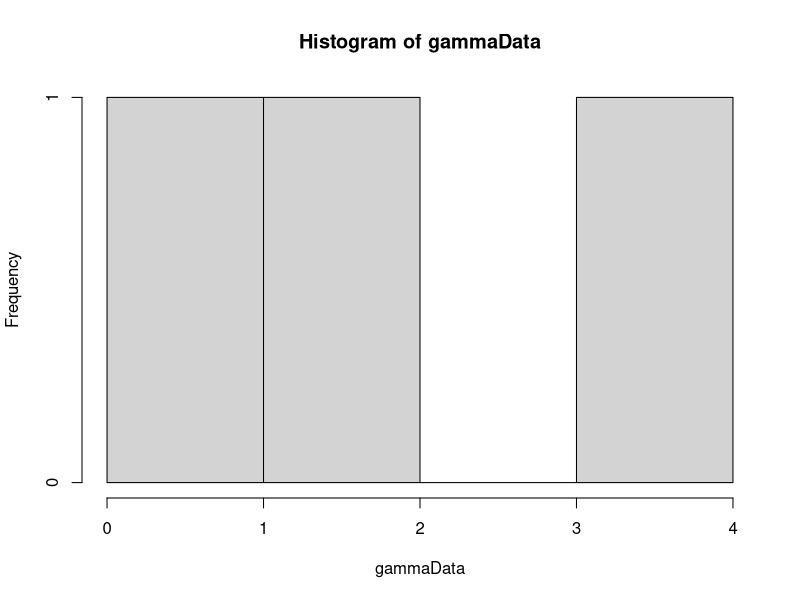

Recreate this plot in R. (Note: this script raises an error after producing the figure.)
library(MCMCpack)

#weightedUniform <- function(n, numIterations) {
#  # Generate sample of from a weighted uniform distribution
#  # 
#  # Args:
#  #   n: number of points in sample
#  #   
#  # Returns:
#  #   A vector sample
#  uCurr = runif(n)
#  alphaCurr = findAlpha(s2, uCurr)
#  uConv = rep(0, numIterations)
#  uTrace = rep(0, numIterations)
#  for(i in 1:numIterations) {
#    uProp = runif(n)
#    alphaProp = findAlpha(s2, uProp)
#    if(alphaProp != -1) {
#      proportionalProp = proportionalDensity(uProp, alphaProp)
#      proportionalCurr = proportionalDensity(uCurr, alphaCurr)
#      alphaVal = min(1, proportionalProp/proportionalCurr)
#      u = runif(1)
#      print(i)
#      if (u <= alphaVal) {
#        uCurr = uProp
#        alphaCurr = alphaProp
#      }  
#    }
#    uConv[i] = var(uCurr)
#    uTrace[i] = uCurr[1]
#  }
#  plot(uConv, type="l")
#  plot(uTrace, type="l")
#  return(uCurr)
#}
#
#proportionalDensity <- function(u, alpha) {
#  # Calculate proportional density for indepence sampling
#  # 
#  # Args:
#  #   u: A vector from an uniform distribution.
#  #   alpha: A scalar value
#  #   
#  # Returns:
#  #   A scalar value
#  
#  gammaInv = rep(0, length(u))
#  diffGammaInv = rep(0, length(u))
#  for(i in 1:length(u)) {
#    gammaInv[i] = invGammaCumulative(u[i], alpha)
#    diffGammaInv[i] = diffAlphaInvGammaCumulative(u[i], alpha)
#  }
#  return(calcWeight(gammaInv, diffGammaInv))
#}
#
#calcWeight <- function(gammaInv, diffGammaInv) {
#  # Calculate weigth for a gamma distribution
#  #
#  # Args:
#  #   gammaInv: A list of values from the inverse cumulative gamma.
#  #   diffGammaInv: A list of values from the derivative of the inverse cumulative gamma.
#  #   
#  # Returns:
#  #   A scalar value
#  weight = (1/length(gammaInv))*(sum(diffGammaInv/gammaInv)) - sum(diffGammaInv)/sum(gammaInv)
#  return(weight)
#}

calcWeight <- function(u, alpha) {
  # Calculates weight for given u and alpha.
  # 
  # Args:
  #   u: A vector.
  #   alpha: A scalar.
  #   
  # Returns:
  #   The weight value. A scalar.
  gammaInv = rep(0, length(u))
  diffGammaInv = rep(0, length(u))
  for(i in 1:length(u)) {
    gammaInv[i] = invGammaCumulative(u[i], alpha)
    diffGammaInv[i] = diffAlphaInvGammaCumulative(u[i], alpha)
  }
  pi = 1
  weight = pi/((1/length(gammaInv))*(sum(diffGammaInv/gammaInv)) - sum(diffGammaInv)/sum(gammaInv))
  return(weight)
}

getPiValue <- function() {
  if (piValue == "constant") {
    return(1)
  } else if (pivalue == "jeffrey") {
    # Return jeffrey prior
    return(1)
  }
}

calcPhi <- function(u, alpha) {
  phiPoint = rep(0, length(u))
  for(i in 1:length(u)) {
    xValue = invGammaCumulative(u[i], alpha)
    phiPoint[i] = xValue > probValue
  }
  return(sum(phiPoint)/length(u))
}

invGammaCumulative <- function(u, alpha) {
  # Finds the inverse of the cumulative gamma.
  # 
  # Args:
  #   u: Scalar value.
  #   alpha: Scalar value.
  #   
  # Returns:
  #   A scalar. The inverse value given u and alpha.
  x = 0
  stepSize = 0.1
  tolerance = 0.00001
  direction = 1
  integralValue = 0
  
  while(abs(integralValue - u) > tolerance){
    x = x + direction*stepSize
    if(x<0) {
      x = 0
      direction = 1
    }
    
    if(method == "integrate") {
      integralv = integrate(gammaDensity, 0, x)
      integralValue = integral$valuev
      print("hello")
    } else if(method == "pgamma") {
      integralv = pgamma(x, shape=alpha, scale=1)
      integralValue = integralv
      if (length(integralv)>1) {
        print(length(alpha))
      }
      #print(length(integralv))
    }
    
    
    # Going left and pass the point
    if ((u > integralValue) && (direction == -1)) {
      stepSize = stepSize/2
      direction = 1
    }
    
    # Going right and pass the point
    if ((u < integralValue) && (direction == 1)) {
      stepSize = stepSize/2
      direction = -1
    }
  }
  return(x)
}

diffAlphaInvGammaCumulative <- function(u, alpha) {
  # Derivative of gamma distribution with respect to alpha.
  # 
  # Args:
  #   u: Scalar between 0 and 1.
  #   alpha: Scalar larger than 0.
  #   
  # Returns:
  #   Scalar value. Derivative at point alpha.
  firstPoint = invGammaCumulative(u,alpha)
  secondPoint = invGammaCumulative(u, alpha + alphaHStep)
  return((secondPoint - firstPoint)/alphaHStep)
}

calcDerivateFunction <- function(u, alphaValue) {
  # Analytically find the derivative of cumulative inverse.
  # 
  # Args:
  #   u: Scalar value between 0 and 1.
  #   alphaValue: Scalar value.
  #   
  # Returns:
  #   A scalar value.
  largeFInv = invGammaCumulative(u, alphaValue)
  integralPart = integrate(integralFunction, 0, largeFInv)
  return((digamma(alphaValue)*u - integralPart$value)*gamma(alphaValue)/((largeFInv^(alphaValue - 1))*exp(-largeFInv)))
}

integralFunction <- function(y) {
  # Function to be integrated.
  return(log(y)*(y^(alphaValue - 1))*exp(-y)/gamma(alphaValue))
}

optimfindAlpha <- function() {
  if((calcValueTau2(u, alphaUpperBound) < s2) || (calcValueTau2(u, alphaLowerBound) > s2)) {
    return(-1)
  }
  return(optim(c(0.1), optimFunction, lower=alphaLowerBound, upper=alphaUpperBound, method="Brent")$par)
}

optimFunction <- function(alpha) {
  return(abs(s2-calcValueTau2(u, alpha)))
}

findAlpha <- function(s2, u) {
  # Function to calculate alpha value
  # 
  # Args:
  #   s2: Scalar value of sufficient statistic
  #   u: A vector
  #   
  # Returns:
  #   A scalar value of alpha.
  
  alphaValue = 0.1
  stepSize = 1
  direction = 1
  tolerance = 0.0001
  tau2Value = 0
  prevTau2Value = 0
  it = 0
  while(abs(s2 - tau2Value) > tolerance) {
    it = it + 1
    alphaValue = alphaValue + direction*stepSize
    if(alphaValue<=0) {
      alphaValue = 0.1
      direction = 1
    }
    prevTau2Value = tau2Value
    tau2Value = calcValueTau2(u, alphaValue)
    #print(abs(s2 - tau2Value))
    #print(direction)
    if ((s2 > tau2Value) && (direction == -1)) {
      stepSize = stepSize/2
      direction = 1
    }
    
    if ((s2 < tau2Value) && (direction == 1)) {
      stepSize = stepSize/2
      direction = -1
    }
    
    if(isAlphaOutsideValidInterval(alphaValue, direction)) {
      return(-1)
    }  
    print(stepSize)
    if(it==100) {
      return(-1)
    }
    
  }
  
  return(alphaValue)
}

isAlphaOutsideValidInterval <- function(alphaValue, direction) {
  # Function to check if the alphaValue is outside allowed interval.
  # 
  # Args:
  #   alphaValue: A scalar value
  #   direction: A scalar value. Either 1 or -1.
  #   
  # Returns:
  #   Boolean value.
  return((alphaValue < alphaLowerBound && direction == -1) || (alphaValue > alphaUpperBound && direction == 1))
}

findBeta <- function(s1, u, alphaValue) {
  # Calculates beta
  # 
  # Args:
  #   s1: Scalar value.
  #   u: Vector of values between 0 and 1.
  #   alphaValue: Scalar value.
  #   
  # Returns:
  #   A scalar value.
  largeFInv = rep(0, length(u))
  for(i in 1:length(u)) {
    largeFInv[i] = invGammaCumulative(u[i], alphaValue)
  }
  return(s1*length(u)/(sum(largeFInv)))
}

calcValueTau2 <- function(u, alphaValue) {
  largeFInv = rep(0, length(u))
  for(i in 1:length(u)) {
    largeFInv[i] = invGammaCumulative(u[i], alphaValue)
  }
  return(length(u)*((prod(largeFInv))^(1/length(u)))/sum(largeFInv))
}

calcValueTau2Method2 <- function(x) {
  return(length(x)*((prod(x))^(1/length(x)))/sum(x))
}

alpha = 2
beta = 1
hStep = 0.01
alphaHStep = 0.01
method = "pgamma"
NUM_SAMPLES = 2000
NUM_POINTS = 3
alphaUpperBound = 20
alphaLowerBound = 0.1
# Pi is used in calculation of weights
# Options are:
#   "constant"
#   "jeffrey"
#   
piValue = "constant"

# Generate data
gammaData = rgamma(NUM_POINTS, shape=alpha, scale = beta)
hist(gammaData)
# Calculation of statistics
s1 = sum(gammaData)/NUM_POINTS
s2 = NUM_POINTS*((prod(gammaData))^(1/NUM_POINTS))/sum(gammaData)

# Generation of samples
phi = rep(0, NUM_SAMPLES)
# Phi is the prob that X>probValue
probValue = 1
weightsW = rep(0, NUM_SAMPLES)
sampleIndex = 1
iterationNumber = 0
estAlpha = rep(0, NUM_SAMPLES)
estBeta = 0
while(sampleIndex <= NUM_SAMPLES) {
  u = runif(NUM_POINTS)
  estAlpha[sampleIndex] = optimfindAlpha()
  if(estAlpha[sampleIndex] != -1) {
    estBeta = findBeta(s1, u, estAlpha)
    weightsW[sampleIndex] = calcWeight(u, estAlpha[sampleIndex])
    phi[sampleIndex] = calcPhi(u, estAlpha[sampleIndex])
    sampleIndex = sampleIndex + 1
    #print(sampleIndex)
  }
  #print(iterationNumber)
  iterationNumber = iterationNumber + 1
}
alphaAcceptance = sampleIndex/iterationNumber
hist(weightsW, breaks = 200)
expectedPhi = sum(phi*weightsW)/sum(weightsW)
plot(estAlpha, weightsW)
